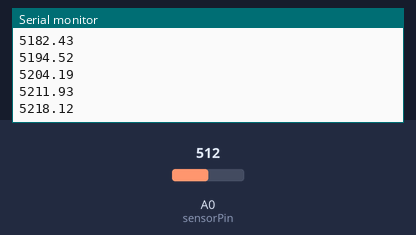
Recording of a sketch running on a simulated Arduino Uno, built with avr-gcc and run on an emulated ATmega328P. Parts: the last lines printed to the serial monitor. The test bench sets the inputs (shaded band); at power-on: A0 (sensorPin) = 512.

Above: at 1.2 s.
1.3 s: A0 (sensorPin) set to 716
At 1.33 s:
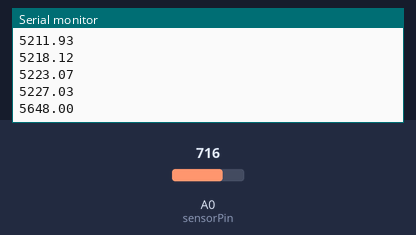
2.8 s: A0 (sensorPin) set to 900
At 2.8 s:
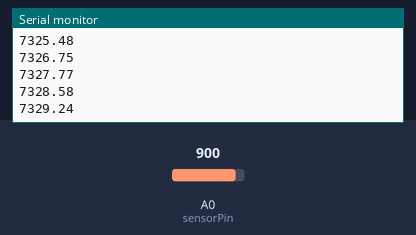
Timing chart, 0 to 5.8 s (numbered marks = the images above; inputs shaded):
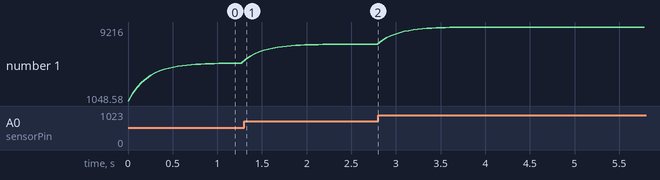

Measured:
- after the input at 1.3 s, the serial monitor: prints a new line at once (image 1)
- plotted number 1: 5227.03 → 7329.24 after the input at 1.3 s, 7329.24 → 9216 after the input at 2.8 s

The sketch:

Force.ino
```cpp
int sensorPin = A0;
float sensorValue = 0;
float alpha = 0.2;  // Smoothing factor for low-pass filter

void setup() {
  Serial.begin(115200);
}

void loop() {
  float rawValue = analogRead(sensorPin);
  sensorValue = alpha * rawValue + (1 - alpha) * sensorValue;  // Apply low-pass filter
  float weight = sensorValue * 1024 / 100;

  Serial.println(weight, 2);  // Print value with 2 decimal places
  delay(50);
}
```
